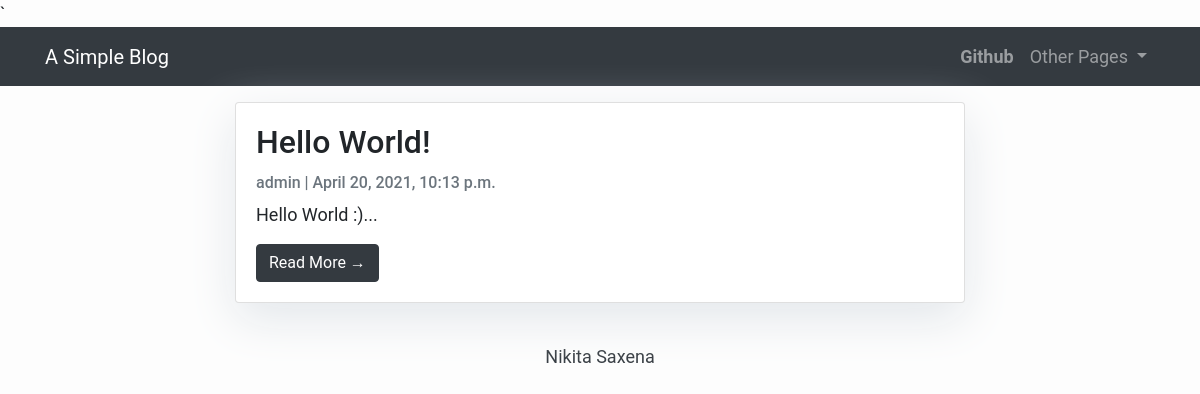
The app's page /, older data.
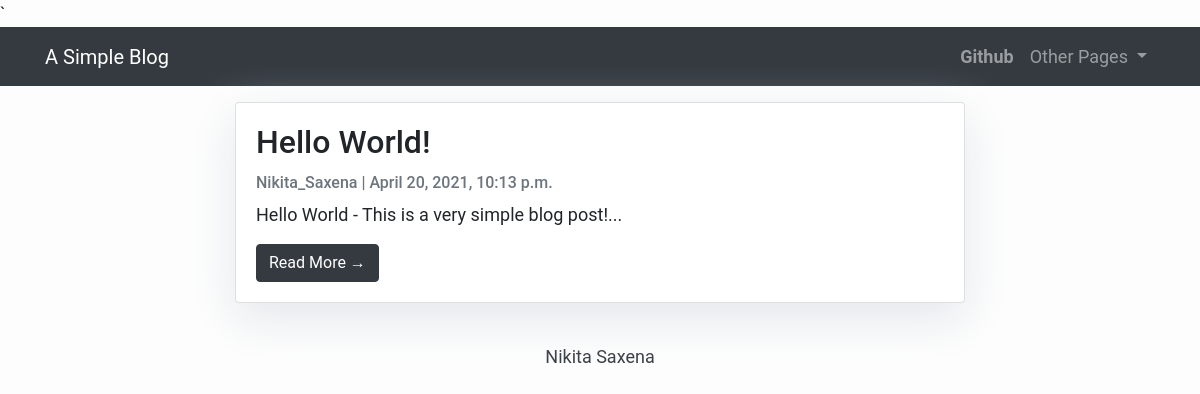
The same page, newer data.
### blog/models.py (models this page shows, shortened)
class SimpleBlogPost(models.Model):
    title = models.CharField(max_length=200, unique=True)
    slug = models.SlugField(max_length=200, unique=True)  # Slug: URL for the post
    content = models.TextField()
    created_on = models.DateTimeField(auto_now_add=True)
    author = models.ForeignKey(User, on_delete=models.CASCADE, related_name='blog_posts')
    status = models.IntegerField(choices=STATUS, default=1)
    class Meta:
        ordering = ['-created_on']

### blog/views.py (the view)
# urls.py: path('', views.SimpleBlogPostList.as_view(), name='home'),
class SimpleBlogPostList(generic.ListView):
    queryset = SimpleBlogPost.objects.filter(status=1).order_by('-created_on')
    template_name = 'index.html'

### templates/index.html (shortened to what this page needs)
{% extends "base.html" %}
{% block content %}
<div class="container">
    <div class="row justify-content-md-center">
        <div class="col-lg-8 mt-3">
            {% for post in simpleblogpost_list %}
                <div class="card mb-4" >
                    <div class="card-body">
                        <h2 class="card-title">{{ post.title }}</h2>
                        <p class="card-text text-muted h6">{{ post.author }} | {{ post.created_on}} </p>
                        <p class="card-text content-markdown">{{post.content|slice:":200" }}...</p>
                        <a href="{% url 'post_detail' post.slug  %}" class="btn btn-dark">Read More &rarr;</a>
                    </div>
                </div>
            {% endfor %}
        </div>
    </div>
</div>
{%endblock%}

Row changes from the older to the newer data that the page shows:
changed SimpleBlogPost "Hello World!": author "admin" → "Nikita_Saxena"; content "Hello World :)" → "Hello World - This is a very simple blog post!"
